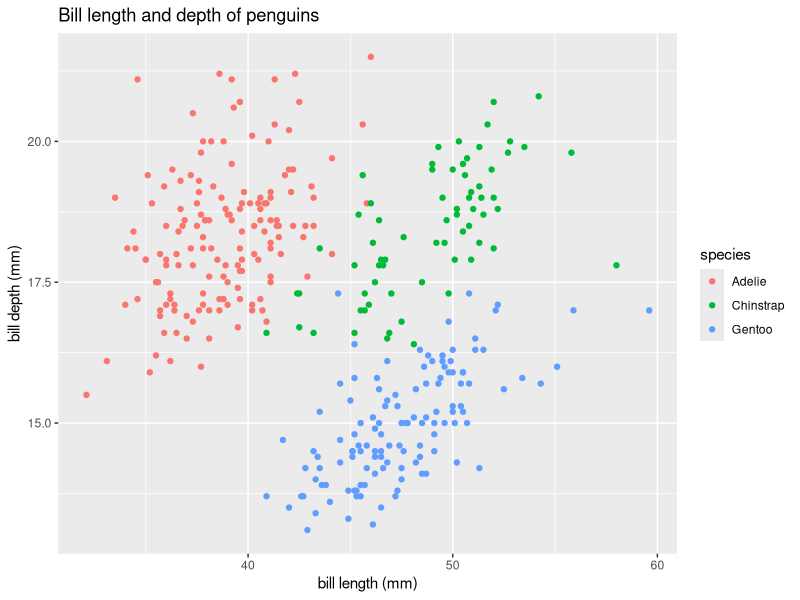

R code for this plot:
## ---- chunk 1
knitr::opts_chunk$set(echo = TRUE)
library(tidyverse)
library(palmerpenguins)
## ---- chunk 2
expression_1 <- expression(x ^ 2)

deriv_expression_1 <- D(expression_1, "x")
deriv_expression_1
#2x

## can you add the x value directly into the eval equation???? like "eval(deriv_expression_1, x = 3)"

x <- 3
eval(deriv_expression_1)
#6

expression_2 <- expression(2 * (3* a + 2) ^ 4 - 5)

deriv_expression_2 <- D(expression_2, "a")
deriv_expression_2
#2 * (4 * (3 * (3 * a + 2)^3))

a <- 1.2
eval(deriv_expression_2)
#4214.784

expression_3 <- expression(-4 * t * ((t ^ 2 + 1) ^ 3))

deriv_expression_3 <- D(expression_3, "t")
deriv_expression_3
#-4 * t * (3 * (2 * t * (t^2 + 1)^2)) - 4 * ((t^2 + 1)^3)

t <- 0
eval(deriv_expression_3)
#-4
## ---- chunk 3
ggplot(data = penguins, aes(x = bill_length_mm, y = bill_depth_mm)) +
  geom_point(aes(color = species)) +
  labs (x = "bill length (mm)", y = "bill depth (mm)", title = "Bill length and depth of penguins")
